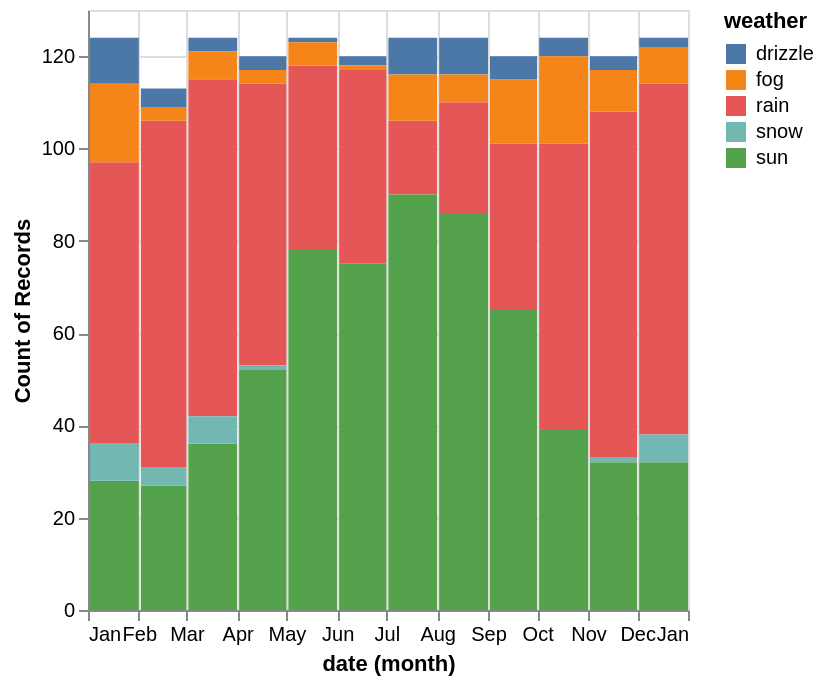

The notebook cell this image was saved under:
### Code cell
val barPlot = VegaPlot.fromResource("colourbar.vl.json")
barPlot.plot(
  _.data.values := data.asJson,
  _.encoding.x := json"""{"field": "date", "type": "temporal", "timeUnit": "month"}""",
  _.encoding.y := json"""{"field": "weather", "type": "quantitative", "aggregate": "count"}""",
  _.encoding.color.field := "weather",
)

### Figure 1 — Vega-Lite specification as saved in the notebook (floating-point values rounded to 4 significant figures; data arrays with more than 128 entries replaced by an {"elided": "..."} marker saying what was removed)
{"$schema": "https://vega.github.io/schema/vega-lite/v6.json", "data": {"values": {"elided": "1461 records"}}, "description": "A simple bar chart with embedded data.", "encoding": {"color": {"field": "weather"}, "x": {"field": "date", "timeUnit": "month", "type": "temporal"}, "y": {"aggregate": "count", "field": "weather", "type": "quantitative"}}, "height": 300, "mark": "bar", "title": "", "width": 300}
